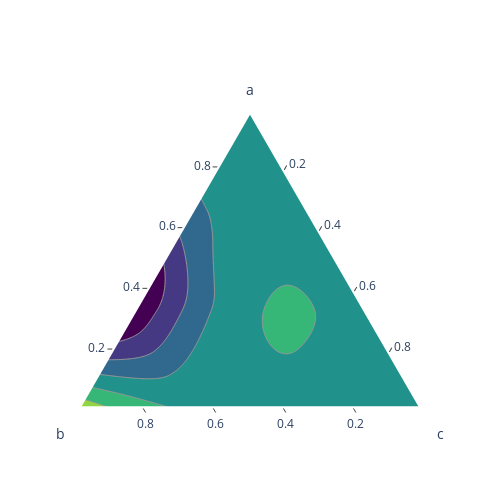

Here is the notebook cell this chart was saved with:
### Code cell
#plot ternary contour
fig=ff.create_ternary_contour(np.array([a,b,c]),func,pole_labels=["a","b","c"],interp_mode="cartesian",colorscale="Viridis")
fig.show()
